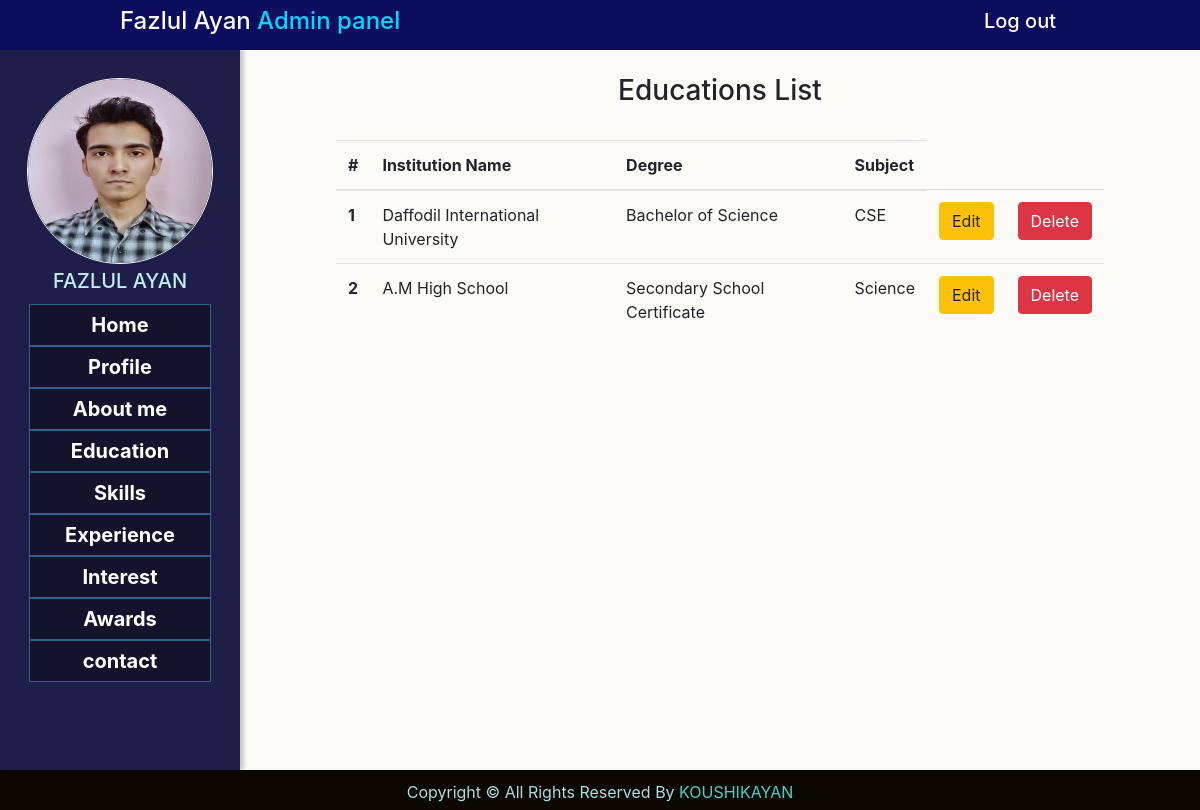
Screenshot of /c-edit-list-education (signed in) with the database file from the repository.
### portfolioapp/models.py (models this page shows, shortened)
class Profile(models.Model):
    user = models.OneToOneField(User, primary_key = True, on_delete = models.CASCADE)
    name = models.CharField(max_length = 50)
    image = models.ImageField()

class Education(models.Model):
    user = models.ForeignKey(User,  on_delete = models.CASCADE)
    institution_name = models.CharField(max_length = 50)
    name_of_degree = models.CharField(max_length = 50)
    subject = models.CharField(max_length = 50, blank = True, null = True)
    from_date = models.DateField()
    to_date = models.DateField()

### portfolioapp/views.py (the view)
# urls.py: path('c-edit-list-education', c_edit_list_education, name= 'c-edit-list-education'),
def c_edit_list_education(request):
    profile = Profile.objects.get(user = request.user)
    education = Education.objects.filter(user = request.user)
    context = {'education': education, 'profile': profile}
    return render(request, 'c_edit_list_education.html', context)

### templates/c_edit_list_education.html
{% extends 'c_base.html' %}
{% load static %}
{% block profile %}
    <img style="align-content: center; border: 1px solid white; " src="{{ profile.image.url}}" alt="This is profile picture">
{% endblock %}
{% block profileName %}
        <h5 style="text-transform: uppercase;">{{profile.name}}</h5>
{% endblock %}
{% block content %}
<br><h3 class="text-center">Educations List</h3><br>
<table class="table">
    <thead>
      <tr>
        <th scope="col">#</th>
        <th scope="col">Institution Name</th>
        <th scope="col">Degree</th>
        <th scope="col">Subject</th>
      </tr>
    </thead>
    <tbody>
    {% for i in education %}
      <tr>
        <th scope="row">{{forloop.counter}} </th>
        <td>{{i.institution_name}}</td>
        <td>{{i.name_of_degree}}</td>
        <td>{{i.subject}}</td>
        <td><a class="btn btn-warning" href="{% url 'c-edit-education' i.id %}">Edit</a></td>
        <td><a class="btn btn-danger" href="{% url 'c-delete-education' i.id %}">Delete</a></td>
      </tr>
    {% endfor %}
    </tbody>
  </table>
{% endblock %}
{% block rightsname %}
    {{user.username}}
{% endblock %}

### templates/c_base.html (shortened to what this page needs)
{% load static %}
<!doctype html>
<html lang="en">
  <head>
    <link rel="stylesheet" href="https://stackpath.bootstrapcdn.com/bootstrap/4.5.2/css/bootstrap.min.css">
    <link rel="stylesheet" href="{% static 'css/c_style.css' %}">
  </head>
  <body>
    <div class="body">
        <div class="header">
            <div class="left-header">
                {% if user.is_authenticated %}
                    <a style="text-decoration-line: none;" href="c-admin-home"><h4>{{ profile.name}}<span> Admin panel</span></h4></a>
                {% endif %}
            </div>
            <div class="right-header">
                <a style="text-decoration-line: none;" href="{% url 'login' %}"><h5>Log out</h5></a>
            </div>
        </div>
        <div class="content">
            <div class="navbar">
                <div class="nav-top">
                    {% block profile %}
                    {% endblock %}
                </div>
                <div class="profile-name">
                    {% block profileName %}
                    {% endblock %}
                </div>
                <div class="navlist">
                    <ul>
                        <li><a style="text-decoration-line: none;" href="{% url 'c-admin-home' %}">Home</a></li>
                        <li><a style="text-decoration-line: none;" href="{% url 'c-profile' %}">Profile</a></li>
                        <li><a style="text-decoration-line: none;" href="{% url 'c-about-me' %}">About me</a></li>
                        <li><a style="text-decoration-line: none;" href="{% url 'c-education' %}">Education</a></li>
                        <li><a style="text-decoration-line: none;" href="{% url 'c-skill' %}">Skills</a></li>
                        <li><a style="text-decoration-line: none;" href="{% url 'c-experience' %}">Experience</a></li>
                        <li><a style="text-decoration-line: none;" href="{% url 'c-interest' %}">Interest</a></li>
                        <li><a style="text-decoration-line: none;" href="{% url 'c-award' %}">Awards</a></li>
                        <li><a style="text-decoration-line: none;" href="{% url 'c-contact' %}">contact</a></li>
                    </ul>
                </div>
            </div>
            <div class="right-content">
                <div class="top">
                    <div class="m_top">
                        {% block content %}
                        {% endblock %}
                    </div>
                </div>
            </div>
        </div>
        <div class="footer">
            <p>Copyright © All Rights Reserved By
                <span style="text-transform: uppercase;">
                    {% block rightsname %}
                    {% endblock %}
                </span></p>
        </div>
    </div>
  </body>
</html>

### static/css/c_style.css (style rules this page uses)
* { margin: 0; padding: 0; }
.body { width: 1200px; height: 100vh; margin: auto; box-shadow: 0 4px 8px 0 rgba(0, 0, 0, 0.2), 0 6px 20px 0 rgba(0, 0, 0, 0.19); }
.header { align-items: center; display: flex; height: 50px; background-color: rgb(13, 13, 94); }
.left-header { width: 70%; padding-left: 10%; color: white; }
.left-header a h4 { color: rgb(250, 250, 250); }
.left-header span { color: #03D7FD; }
.right-header { width: 30%; text-align: center; color: white; font-weight: 400; }
.right-header a h5 { color: rgb(255, 255, 255); }
.content { background-color:rgb(253 251 247); height:90%; display: flex; }
.navbar { height: 100%; width: 20%; background-color: #1E1E48; box-shadow: 4px 0 4px 0 rgba(0, 0, 0, 0.2); }
.nav-top { width: 100%; height: 30%; }
.nav-top img { width: 186px; height: 186px; display: block; margin: auto; border-radius: 50%; margin-top:20px; }
.profile-name { height: 5%; width: 100%; margin: auto; color: rgb(192, 235, 243); font-size: 800px; }
.profile-name h5 { text-align: center; }
.navlist { height: 65%; margin: auto; text-align: center; }
.navlist li { background-color: rgb(19 19 43); list-style: none; border: .0010px solid rgb(46, 99, 143); }
.navlist li a { padding: 0 35px; display: block; line-height: 40px; color: white; font-weight: bold; font-size: 20px; }
.right-content { width: 80%; height: 100%; }
.top { height: 80%; width: 100%; margin: 0 auto; }
.m_top { width: 80%; margin: auto; overflow: scroll; }
.footer { height:5%; background-color: rgb(12, 8, 1); color: #addae4; }
.footer p { text-align: center; padding-top: 10px; }
.footer p span { color: mediumturquoise; }

### rows the page displays
Education: institution_name "Daffodil International University", name_of_degree "Bachelor of Science", subject "CSE"
Education: institution_name "A.M High School", name_of_degree "Secondary School Certificate", subject "Science"

### other values shown
{{ user.username }} "KOUSHIKAYAN"
